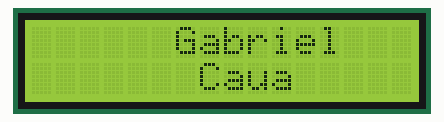
Recording of a sketch running on a simulated Arduino Uno, built with avr-gcc and run on an emulated ATmega328P. Parts: 16×2 character LCD. What the sketch prints to the serial monitor is not drawn.

Above: at 0.16 s.
At 1.16 s:
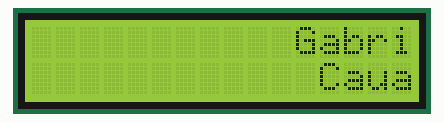
At 2.1 s:
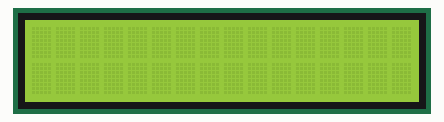
At 4.97 s:
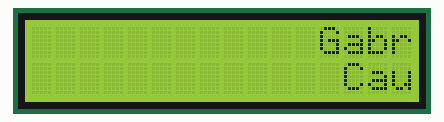
At 7.97 s:
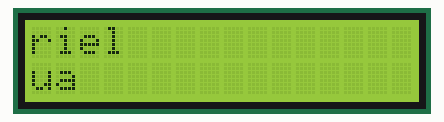
At 13.78 s:
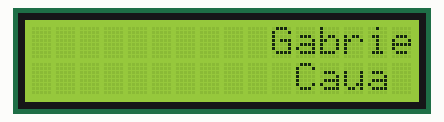

Measured:
- by itself, everything shown: repeats every 12.8 s, in 46 steps
- what the display in image 2 shows lasts 2.2 s, from 2.1 s to 4.3 s

The sketch:

Letreiro_LCD.ino
```cpp
#include <LiquidCrystal.h>
unsigned int contador = 0;
LiquidCrystal lcd( 8, 9, 4, 5, 6, 7);


void setup() {
  Serial.begin(9600);

  lcd.begin(16, 2);     // configura LCD para 16 colunas e 2 linhas
  lcd.clear();          // apaga qualquer código de caracter anterior
  lcd.setCursor(0, 0);  // e posiciona o cursor em coluna '0' e linha '0'

  lcd.setCursor(5, 0);
  lcd.write(0x47); // G
  lcd.write(0x61); // a
  lcd.write(0x62); // b
  lcd.write(0x72); // r
  lcd.write(0x69); // i
  lcd.write(0x65); // e
  lcd.write(0x6C); // l

  Serial.print("Funcionou!!!");

  lcd.setCursor(6, 1);
  lcd.write(0x43); // C
  lcd.write(0x61); // a
  lcd.write(0x75); // u
  lcd.write(0x61); // a

//  lcd.write(0x53);  // imprime o caracter 'S'
 // lcd.write(0x45);  // imprime o caracter 'E'
 // lcd.write(0x4E);  // imprime o caracter 'N'
 // lcd.write(0x41);  // imprime o caracter 'A'
 // lcd.write(0x49);  // imprime o caracter 'I'


}

void loop() {
  Serial.print(contador);
  if (contador < 16) {
   lcd.scrollDisplayRight();
   contador = contador + 1;
   delay(200);
  }
//  else
// lcd.scrollDisplayLeft();
//  contador = contador - 1;
//  delay(200);


 if (contador >= 16 && contador < 48) {
  lcd.scrollDisplayLeft();
  contador = contador + 1;
  delay(200);
 }
  if (contador >= 48 && contador < 64) {
  lcd.scrollDisplayRight();
  contador = contador + 1;
  delay(200);
  }
  if (contador == 64) {
    contador = 0;
  }


}
```
